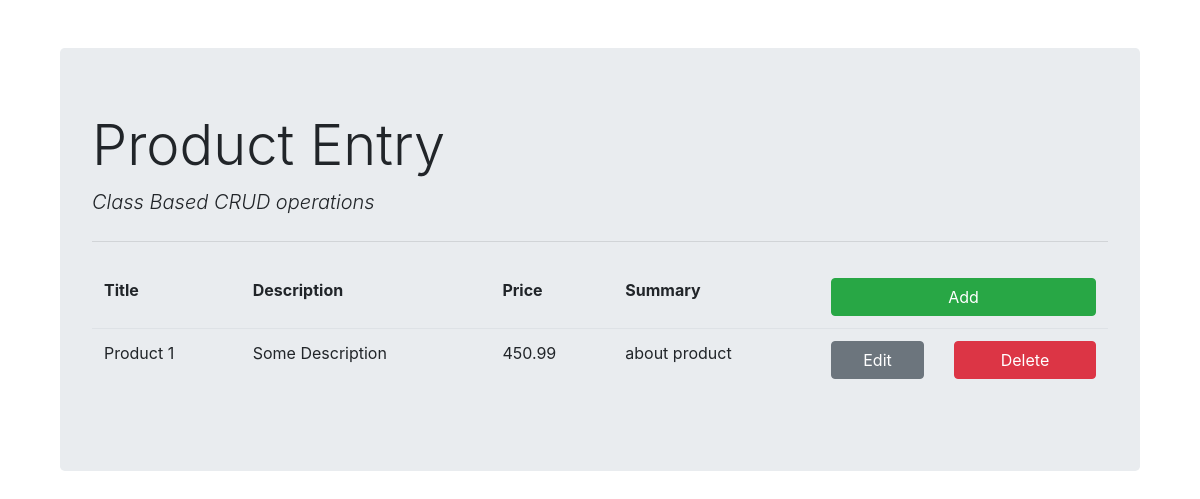
Before: / with the older database file.
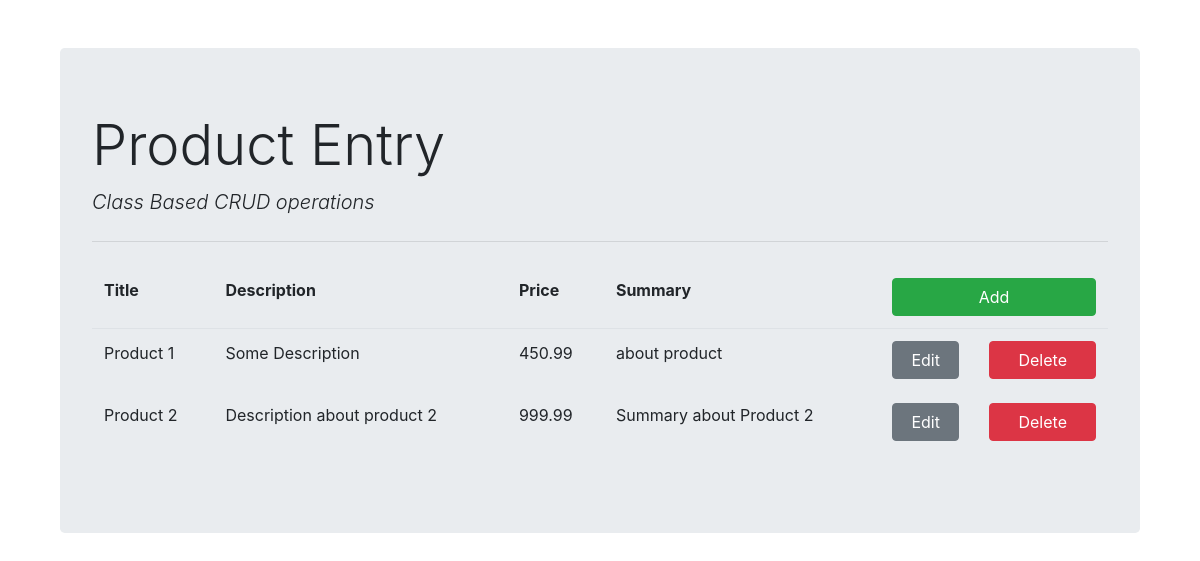
After: the same page with the newer database file.
### class_based_crud/models.py (models this page shows, shortened)
class Product(models.Model):
    title       = models.CharField(max_length=120) # max_length = required
    description = models.TextField(blank=True, null=True)
    price       = models.DecimalField(decimal_places=2, max_digits=10000)
    summary     = models.TextField(blank=False, null=False)

### class_based_crud/views.py (the view)
# urls.py: path('', ProductListView.as_view(), name = 'product-view'),
class ProductListView(ListView):
    model           = Product
    template_name   = 'ProductList.html'

### class_based_crud/templates/ProductList.html (shortened to what this page needs)
{% extends 'base.html' %}
{% block content %}
    <table class="table table-borderless">
        <thead class="border-bottom font-weight-bold">
            <tr>
                <td>Title</td>
                <td>Description</td>
                <td>Price</td>
                <td>Summary</td>
                <td><a href="{% url 'product-create' %}" class="btn btn-success btn-block">Add</a></td>
            </tr>
        </thead>
        <tbody>
            {% for products in product_list %}
                <tr>
                    <td>{{products.title}}</td>
                    <td>{{products.description}}</td>
                    <td>{{products.price}}</td>
                    <td>{{products.summary}}</td>
                    <td>
                        <div class="row">
                            <div class="col-md 5">
                                <a href="{% url 'product-update' products.id %}" class="btn btn-secondary btn-block">Edit</a>
                            </div>
                            <div class="col-md-7">
                                <a href="{% url 'product-delete' products.id %}" class="btn btn-danger btn-block">Delete</a>
                            </div>
                        </div>
                    </td>
                </tr>
            {% endfor %}
        </tbody>
    </table>
{% endblock %}

Changed rows visible on the page:
added Product: title "Product 2", description "Description about product 2", price "999.99", summary "Summary about Product 2"
